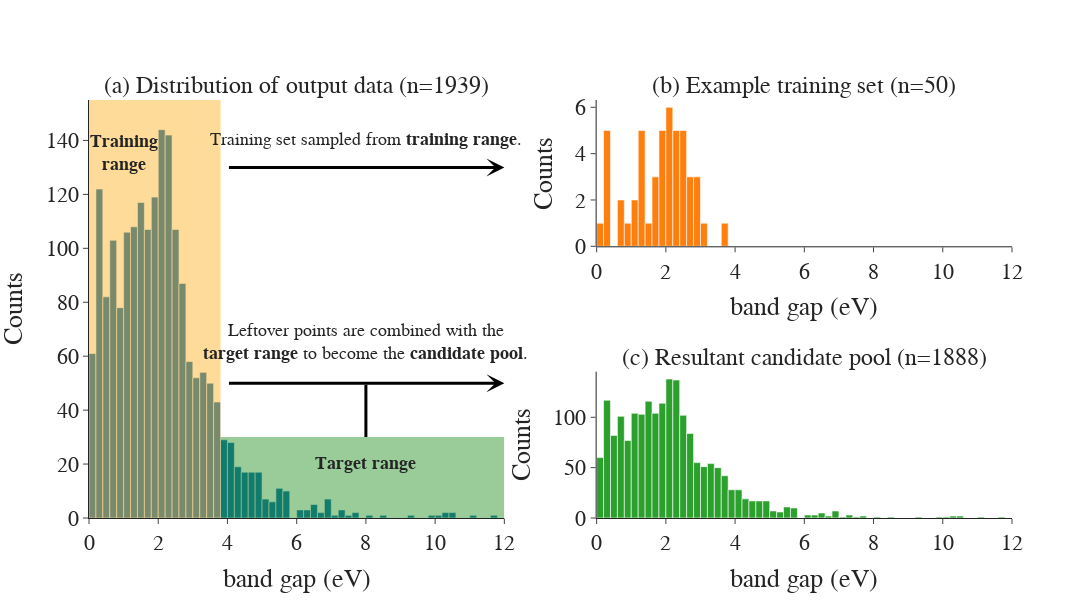

This figure's notebook cell:
### Code cell
fig = go.Figure()
fig = make_subplots(
    rows=2, cols=2,
    specs=[[{'rowspan':2}, {}],
          [None,{}]],
    print_grid=True,
        vertical_spacing=0.3,
    subplot_titles=['(a) Distribution of output data (n={})'.format(len(df)), 
                    '(b) Example training set (n={})'.format(len(df_training)), 
                    '(c) Resultant candidate pool (n=1888)'.format(len(df_pool))]
)
fig.add_trace(go.Histogram(x=df[sl_config['output']], nbinsx=100), row=1, col=1)
fig.add_trace(go.Histogram(x=df_training[sl_config['output']], nbinsx=25), row=1, col=2)
fig.add_trace(go.Histogram(x=df_pool[sl_config['output']], nbinsx=100), row=2, col=2)

fig.add_shape(type="rect", x0=0, x1=df[sl_config['output']].quantile(0.9), y0=0, y1=155, line_color="orange", fillcolor="orange", row=1, col=1)
fig.add_shape(type="rect", x0=df[sl_config['output']].quantile(0.9), x1=12, y0=0, y1=30, line_color="green", fillcolor="green", row=1, col=1)
fig.update_shapes(opacity=0.4, xref="x", yref="y")
fig.add_annotation(
  x=12,  # arrows' head
  y=130,  # arrows' head
  ax=4,  # arrows' tail
  ay=130,  # arrows' tail
  xref='x',
  yref='y',
  axref='x',
  ayref='y',
  text='',  # if you want only the arrow
  showarrow=True,
  arrowhead=3,
  arrowsize=1,
  arrowwidth=3,
  arrowcolor='black',
    row=1,
    col=1
)

fig.add_annotation(
  x=12,
  y=50, 
  ax=4,
  ay=50,  
  xref='x',
  yref='y',
  axref='x',
  ayref='y',
  text='',
  showarrow=True,
  arrowhead=3,
  arrowsize=1,
  arrowwidth=3,
  arrowcolor='black',
    row=1,
    col=1
)

fig.add_annotation(
  x=8,
  y=30,
  ax=8,
  ay=50,
  xref='x',
  yref='y',
  axref='x',
  ayref='y',
  text='',
  showarrow=True,
  arrowhead=0,
  arrowsize=1,
  arrowwidth=3,
  arrowcolor='black',
    row=1,
    col=1
)

fig.update_xaxes(range=[0, 12], title_text='band gap (eV)', row=1, col=1)
fig.update_xaxes(range=[0, 12], title_text='band gap (eV)', row=1, col=2)
fig.update_xaxes(range=[0, 12], title_text='band gap (eV)', row=2, col=2)
fig.update_yaxes(title_text='Counts', row=1, col=1)
fig.update_yaxes(title_text='Counts', row=1, col=2)
fig.update_yaxes(title_text='Counts', row=2, col=2)


# updates subplot titles
fig.update_annotations(font=dict(family="Barlow Semi Condensed", size=24))
fig.update_layout(font=dict(family="Barlow Semi Condensed", size=22), width=1200, height=600,  showlegend=False)

fig.add_annotation(
  x=8, 
  y=140,  
  ax=11,  
  ay=60,  
  xref='x',
  yref='y',
  axref='x',
  ayref='y',
    font=dict(size=18),
  showarrow=False,
    text='Training set sampled from <b>training range</b>.',
    row=1,
    col=1
)

fig.add_annotation(
  x=8, 
  y=65,  
  ax=11,  
  ay=60,  
  xref='x',
  yref='y',
  axref='x',
  ayref='y',
    font=dict(size=18),
  showarrow=False,
    text='Leftover points are combined with the<br><b>target range</b> to become the <b>candidate pool</b>.',
    row=1,
    col=1
)

fig.add_annotation(
    x=1,
    y=135, 
    ax=150, 
    ay=150, 
    xref='x',
    yref='y',
    axref='x',
    ayref='y',
    font=dict(size=18),
    showarrow=False,
    text='<b> Training <br>range</b>',
    row=1,
    col=1
)

fig.add_annotation(
  x=8,
  y=20, 
  ax=150,  
  ay=150,  
  xref='x',
  yref='y',
  axref='x',
  ayref='y',
    font=dict(size=18),
  showarrow=False,
    text='<b>Target range</b>',
    row=1,
    col=1
)


fig.show()
fig.write_image("static/fig2-data_config-matbench_expt_gap.png", scale=2)

### Figure 1 — Plotly figure (JSON) as saved in the notebook; plotly's stock layout.template omitted (floating-point values rounded to 4 significant figures; data arrays with more than 128 entries replaced by an {"elided": "..."} marker saying what was removed)
{"data": [{"nbinsx": 100, "type": "histogram", "x": {"elided": "1939 float values"}, "xaxis": "x", "yaxis": "y"}, {"nbinsx": 25, "type": "histogram", "x": [2.88, 2, 1.88, 1.25, 0.74, 2.05, 2.05, 3.7, 2.51, 1.85, 2, 1.26, 1.09, 2.49, 2.54, 0.25, 2.98, 1, 1.39, 3.8, 1.33, 0.62, 1.5, 0.2, 2.32, 3.15, 2.3, 1.2, 1.99, 1.66, 1.88, 2.3, 2.25, 2.6, 2.16, 1.82, 2.61, 1.68, 1.75, 0.14, 0.2, 2.61, 2.15, 2.2, 0.23, 0.25, 2.43, 2.9, 2.47, 0.98], "xaxis": "x2", "yaxis": "y2"}, {"nbinsx": 100, "type": "histogram", "x": {"elided": "1889 float values"}, "xaxis": "x3", "yaxis": "y3"}], "layout": {"annotations": [{"font": {"family": "Barlow Semi Condensed", "size": 24}, "showarrow": false, "text": "(a) Distribution of output data (n=1939)", "x": 0.225, "xanchor": "center", "xref": "paper", "y": 1.0, "yanchor": "bottom", "yref": "paper"}, {"font": {"family": "Barlow Semi Condensed", "size": 24}, "showarrow": false, "text": "(b) Example training set (n=50)", "x": 0.775, "xanchor": "center", "xref": "paper", "y": 1.0, "yanchor": "bottom", "yref": "paper"}, {"font": {"family": "Barlow Semi Condensed", "size": 24}, "showarrow": false, "text": "(c) Resultant candidate pool (n=1888)", "x": 0.775, "xanchor": "center", "xref": "paper", "y": 0.35, "yanchor": "bottom", "yref": "paper"}, {"arrowcolor": "black", "arrowhead": 3, "arrowsize": 1, "arrowwidth": 3, "ax": 4, "axref": "x", "ay": 130, "ayref": "y", "font": {"family": "Barlow Semi Condensed", "size": 24}, "showarrow": true, "text": "", "x": 12, "xref": "x", "y": 130, "yref": "y"}, {"arrowcolor": "black", "arrowhead": 3, "arrowsize": 1, "arrowwidth": 3, "ax": 4, "axref": "x", "ay": 50, "ayref": "y", "font": {"family": "Barlow Semi Condensed", "size": 24}, "showarrow": true, "text": "", "x": 12, "xref": "x", "y": 50, "yref": "y"}, {"arrowcolor": "black", "arrowhead": 0, "arrowsize": 1, "arrowwidth": 3, "ax": 8, "axref": "x", "ay": 50, "ayref": "y", "font": {"family": "Barlow Semi Condensed", "size": 24}, "showarrow": true, "text": "", "x": 8, "xref": "x", "y": 30, "yref": "y"}, {"ax": 11, "axref": "x", "ay": 60, "ayref": "y", "font": {"size": 18}, "showarrow": false, "text": "Training set sampled from <b>training range</b>.", "x": 8, "xref": "x", "y": 140, "yref": "y"}, {"ax": 11, "axref": "x", "ay": 60, "ayref": "y", "font": {"size": 18}, "showarrow": false, "text": "Leftover points are combined with the<br><b>target range</b> to become the <b>candidate pool</b>.", "x": 8, "xref": "x", "y": 65, "yref": "y"}, {"ax": 150, "axref": "x", "ay": 150, "ayref": "y", "font": {"size": 18}, "showarrow": false, "text": "<b> Training <br>range</b>", "x": 1, "xref": "x", "y": 135, "yref": "y"}, {"ax": 150, "axref": "x", "ay": 150, "ayref": "y", "font": {"size": 18}, "showarrow": false, "text": "<b>Target range</b>", "x": 8, "xref": "x", "y": 20, "yref": "y"}], "font": {"family": "Barlow Semi Condensed", "size": 22}, "height": 600, "shapes": [{"fillcolor": "orange", "line": {"color": "orange"}, "opacity": 0.4, "type": "rect", "x0": 0, "x1": 3.802, "xref": "x", "y0": 0, "y1": 155, "yref": "y"}, {"fillcolor": "green", "line": {"color": "green"}, "opacity": 0.4, "type": "rect", "x0": 3.802, "x1": 12, "xref": "x", "y0": 0, "y1": 30, "yref": "y"}], "showlegend": false, "width": 1200, "xaxis": {"anchor": "y", "domain": [0, 0.45], "range": [0, 12], "title": {"text": "band gap (eV)"}}, "xaxis2": {"anchor": "y2", "domain": [0.55, 1], "range": [0, 12], "title": {"text": "band gap (eV)"}}, "xaxis3": {"anchor": "y3", "domain": [0.55, 1], "range": [0, 12], "title": {"text": "band gap (eV)"}}, "yaxis": {"anchor": "x", "domain": [0, 1.0], "title": {"text": "Counts"}}, "yaxis2": {"anchor": "x2", "domain": [0.65, 1.0], "title": {"text": "Counts"}}, "yaxis3": {"anchor": "x3", "domain": [0, 0.35], "title": {"text": "Counts"}}}}
